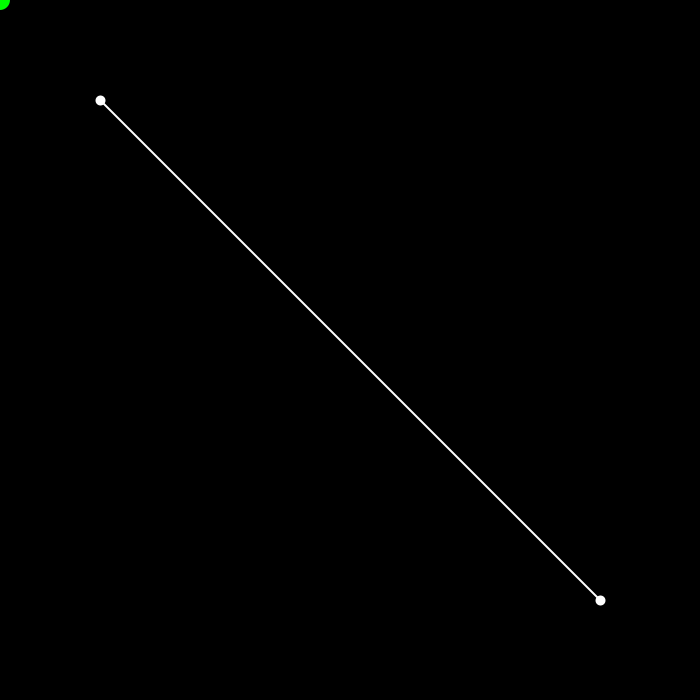
Frame 1 (no input)
Frame 60 (the mouse pressed at the canvas centre just before this capture): identical to frame 1, image omitted
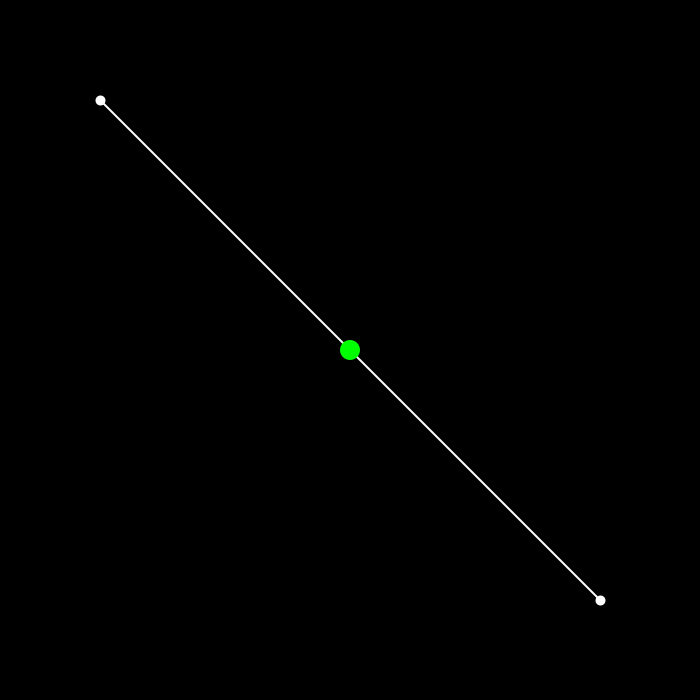
Frame 120 (the mouse held since frame 60 and released just before this capture)

The Processing sketch that drew these frames (run headless with seeded random() and noise(); from frame 60 on, the mouse is pressed at the canvas centre):

// Processing sketch: isOnLineTest
// ── isOnLineTest.pde
/*
My Reversi method involves detecting if a point lies on a line...
 In exact number land that's fine, but I don't know how that's going to go in pixel land
 
 Answer: do a perpendicular projection of the mouse vector onto the line
 When the distance between that point and the mouse itself < threshold,
 THEN we're on the line =)
 */

PVector start, end, mouse, segment, normSegment,projPoint;
float d;
boolean isOnLine = false;
float m;

void setup() {
  size(700, 700);
  start = new PVector(100, 100);
  end = new PVector(600, 600);
  mouse = new PVector(0, 0);
  segment = PVector.sub(end, start);
  normSegment = segment.normalize();
  projPoint = new PVector(0, 0);
  d = 0;
}

void draw() {
  background(0);
  mouse.set(mouseX, mouseY);
  stroke(255);
  strokeWeight(10);
  point(start.x, start.y);
  point(end.x, end.y);
  strokeWeight(2);
  line(start.x, start.y, end.x, end.y);
  findProjectionPoint();
  ellipse(projPoint.x, projPoint.y,10,10);
  checkIfOnLine();
  if (!isOnLine) {
    fill(255, 0, 0);
  } else {
    fill(0, 255, 0);
  }
  noStroke();
  ellipse(mouse.x, mouse.y, 20, 20);
}

void findProjectionPoint(){
  PVector ap = PVector.sub(mouse,start);
  PVector ab = normSegment.copy();
  ab.mult(ap.dot(ab));
  projPoint.set(PVector.add(start,ab));
  d = PVector.dist(mouse,projPoint);
}


void checkIfOnLine() {
  // find the gradient
  isOnLine = d < 5;
  
  //m = (end.y - start.y)/(end.x - start.x);
  //if (mouse.y - start.y == m*(mouse.x - start.x)) {
  //  isOnLine = true;
  //} else {
  //  isOnLine = false;
  //}
}
